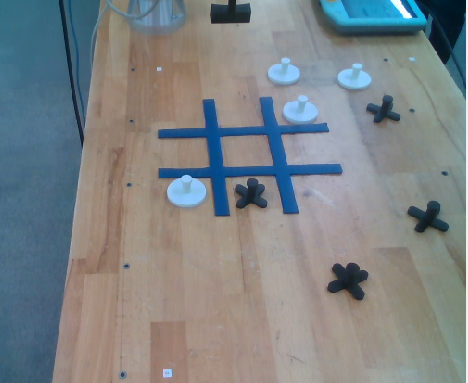
#> input picture cv_testing/test.png, 468 x 383 px
$ python gray_thresholding.py
#> lines starting #> are read from the running program, lines starting #| are printed output that depends on the picture; after the words box and inside, x2 and y2 are one past the last pixel; in counts of white or black regions, pixels touching at a corner belong together
import cv2
import numpy as np
import os

# A dummy function for the trackbars. It is required by cv2.createTrackbar().
def nothing(x):
    pass

# --- Setup ---
# Specify the path to your image file.
# Replace 'your_image.jpg' with the name of your image.
image_path = 'test.png'

# Check if the image exists before proceeding.
if not os.path.exists(image_path):
    print(f"Error: The image file '{image_path}' was not found.")
    print("Please make sure the image is in the same directory as the script or provide the full path.")
else:
    # Load the image in grayscale from the start.
    # The cv2.IMREAD_GRAYSCALE flag ensures the image is loaded as a single channel.
    original_image = cv2.imread(image_path, cv2.IMREAD_GRAYSCALE)
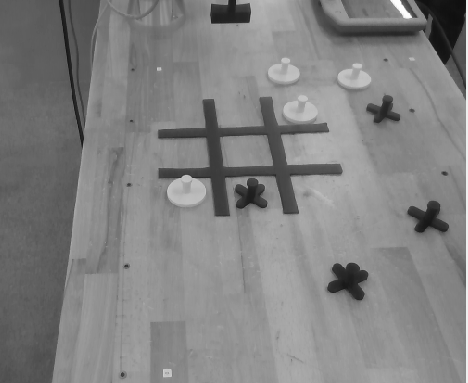
#> original_image: shape (383, 468); min 15, max 254, mean 129.3

    # Check if the image was loaded correctly.
    if original_image is None:
        print(f"Error: Could not read the image file '{image_path}'.")
    else:
        # Create a window to display the output.
        cv2.namedWindow('Thresholding App')

        # Create a trackbar for the threshold value.
        # The value can range from 0 to 255, the standard range for grayscale images.
        cv2.createTrackbar('Threshold', 'Thresholding App', 127, 255, nothing)

        while True:
            # Get the current trackbar position.
            threshold_value = cv2.getTrackbarPos('Threshold', 'Thresholding App')

            # Apply a binary threshold to the grayscale image.
            # Pixels with intensity greater than the threshold_value become white (255),
            # and all others become black (0).
            _, thresholded_image = cv2.threshold(original_image, threshold_value, 255, cv2.THRESH_BINARY)
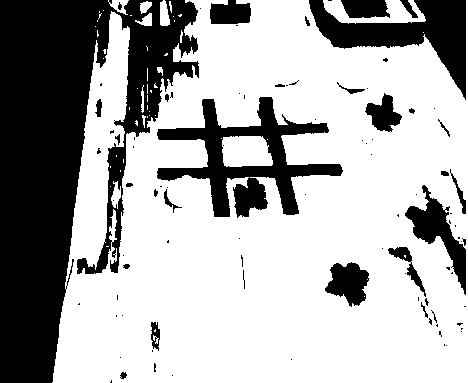
#> thresholded_image: shape (383, 468); 67.2% white; 93 black regions (65 under 20 px), largest, box (x1, y1, x2, y2) and area: (0, 0, 199, 383) 38076, (157, 97, 343, 218) 7734, (309, 0, 466, 100) 5634

            # Display the images.
            cv2.imshow('Thresholding App', thresholded_image)
            cv2.imshow('Original Grayscale Image', original_image)

            # Break the loop if the 'q' key is pressed.
            if cv2.waitKey(1) & 0xFF == ord('q'):
#> (key q is pressed here)
                break

        # Destroy all windows and release resources.
        cv2.destroyAllWindows()
